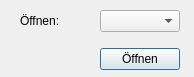
<?xml version="1.0" encoding="UTF-8"?>
<ui version="4.0">
 <class>Oeffnen</class>
 <widget class="QDialog" name="Oeffnen">
  <property name="geometry">
   <rect>
    <x>0</x>
    <y>0</y>
    <width>194</width>
    <height>77</height>
   </rect>
  </property>
  <property name="minimumSize">
   <size>
    <width>194</width>
    <height>77</height>
   </size>
  </property>
  <property name="maximumSize">
   <size>
    <width>194</width>
    <height>77</height>
   </size>
  </property>
  <property name="windowTitle">
   <string>Öffnen</string>
  </property>
  <property name="windowIcon">
   <iconset>
    <normaloff>Icons/Save.png</normaloff>Icons/Save.png</iconset>
  </property>
  <widget class="QWidget" name="gridLayoutWidget">
   <property name="geometry">
    <rect>
     <x>20</x>
     <y>0</y>
     <width>160</width>
     <height>80</height>
    </rect>
   </property>
   <layout class="QGridLayout" name="gridLayout">
    <item row="0" column="0">
     <widget class="QLabel" name="label">
      <property name="text">
       <string>Öffnen:</string>
      </property>
     </widget>
    </item>
    <item row="1" column="1">
     <widget class="QPushButton" name="pushButton_Save">
      <property name="text">
       <string>Öffnen</string>
      </property>
     </widget>
    </item>
    <item row="0" column="1">
     <widget class="QComboBox" name="comboBox"/>
    </item>
   </layout>
  </widget>
 </widget>
 <resources/>
 <connections/>
</ui>
